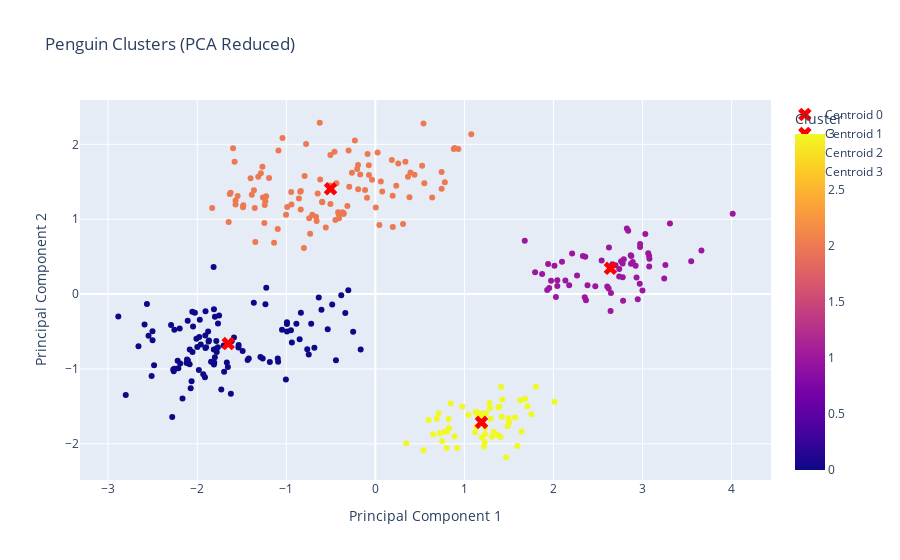

Notebook code for this chart:
### Markdown cell above
Finally, let's plot our penguin groups using Plotly. Since we have 5 features for each penguin, we will use PCA to reduce the dimensions to 2. Then we will calculate the centroids and the distance of each penguin to their group's centroid. Lastly, we'll create the plotly visual, include the centroids, and add a hover dialogue box displaying the distance to the centroid.

### Code cell
# Apply PCA to reduce dimensions to 2
pca = PCA(n_components=2)
pg_pca = pca.fit_transform(pg_scaled)

# Calculate the centroids in the PCA space
centroids = pca.transform(model.cluster_centers_)

# Calculate the distance from each point to its cluster centroid
distances = np.linalg.norm(pg_pca - centroids[labels], axis=1)

# Create a DataFrame with the PCA results and additional details
pg_pca_df = pd.DataFrame(data=pg_pca, columns=['PC1', 'PC2'])
pg_pca_df['label'] = labels
pg_pca_df['distance_to_centroid'] = distances

# Plotting the clusters and centroids using Plotly
fig = px.scatter(pg_pca_df, x='PC1', y='PC2', color='label',
                 hover_data={'distance_to_centroid': True, 'PC1': False, 'PC2': False},
                 title='Penguin Clusters (PCA Reduced)',
                 labels={'label': 'Cluster', 'PC1': 'Principal Component 1', 'PC2': 'Principal Component 2'})

# Add centroids to the plot
for i, centroid in enumerate(centroids):
    fig.add_scatter(x=[centroid[0]], y=[centroid[1]], mode='markers', marker=dict(color='red', size=12, symbol='x'),
                    name=f'Centroid {i}')

# Show plot
fig.show()

### Figure 1 — Plotly figure (JSON) as saved in the notebook; plotly's stock layout.template omitted (floating-point values rounded to 4 significant figures; data arrays with more than 128 entries replaced by an {"elided": "..."} marker saying what was removed)
{"data": [{"customdata": {"elided": "332x1 float values"}, "hovertemplate": "distance_to_centroid=%{customdata[0]}<br>Cluster=%{marker.color}<extra></extra>", "legendgroup": "", "marker": {"color": {"elided": "332 int values"}, "coloraxis": "coloraxis", "symbol": "circle"}, "mode": "markers", "name": "", "orientation": "v", "showlegend": false, "x": {"elided": "332 float values"}, "xaxis": "x", "y": {"elided": "332 float values"}, "yaxis": "y", "type": "scatter"}, {"marker": {"color": "red", "size": 12, "symbol": "x"}, "mode": "markers", "name": "Centroid 0", "x": [-1.652], "y": [-0.6606], "type": "scatter"}, {"marker": {"color": "red", "size": 12, "symbol": "x"}, "mode": "markers", "name": "Centroid 1", "x": [2.639], "y": [0.3445], "type": "scatter"}, {"marker": {"color": "red", "size": 12, "symbol": "x"}, "mode": "markers", "name": "Centroid 2", "x": [-0.5033], "y": [1.406], "type": "scatter"}, {"marker": {"color": "red", "size": 12, "symbol": "x"}, "mode": "markers", "name": "Centroid 3", "x": [1.191], "y": [-1.713], "type": "scatter"}], "layout": {"xaxis": {"anchor": "y", "domain": [0.0, 1.0], "title": {"text": "Principal Component 1"}}, "yaxis": {"anchor": "x", "domain": [0.0, 1.0], "title": {"text": "Principal Component 2"}}, "coloraxis": {"colorbar": {"title": {"text": "Cluster"}}, "colorscale": [[0.0, "#0d0887"], [0.1111, "#46039f"], [0.2222, "#7201a8"], [0.3333, "#9c179e"], [0.4444, "#bd3786"], [0.5556, "#d8576b"], [0.6667, "#ed7953"], [0.7778, "#fb9f3a"], [0.8889, "#fdca26"], [1.0, "#f0f921"]]}, "legend": {"tracegroupgap": 0}, "title": {"text": "Penguin Clusters (PCA Reduced)"}}}
